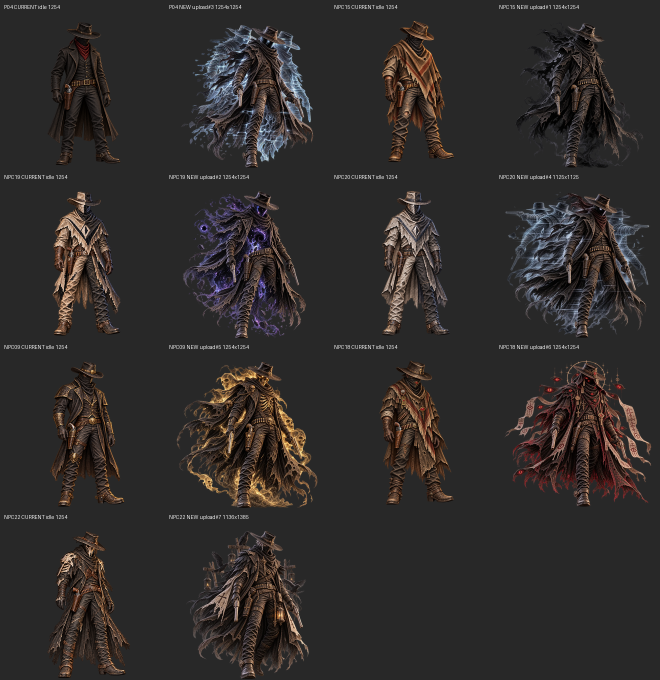
#> input picture artifacts/character-redesign-batch-ab/A_current_vs_new_dark.png, 1320 x 1360 px, given in place of idle.png, which was not available (shown at 1/2 size)
$ python build_review.py
#> lines starting #> are read from the running program, lines starting #| are printed output that depends on the picture; after the words box and inside, x2 and y2 are one past the last pixel; in counts of white or black regions, pixels touching at a corner belong together; pictures that were not available may be replaced by others from this repository, and a replacement may not be noted
"""Batch A+B identity-master candidate review. Read-only for production; writes evidence here."""
from pathlib import Path
import json, hashlib
import numpy as np
from PIL import Image, ImageDraw, ImageFilter

ROOT = Path(__file__).resolve().parents[2]
OUT = Path(__file__).resolve().parent
CAND = OUT / 'candidates'

# Mapping by visual feature (see report). The chat message listed uploads 1-4 as
# P04/NPC15/NPC19/NPC20, but the images themselves read as shadow/void/echo/echo.
TARGETS = [
    ('P04', '망령 사수', 'player/04', 3),
    ('NPC15', '그림자 사냥꾼', 'npc/15', 1),
    ('NPC19', '보이드 워커', 'npc/19', 2),
    ('NPC20', '에코 팬텀', 'npc/20', 4),
    ('NPC09', '황금 해골', 'npc/09', 5),
    ('NPC18', '레드 아이 오라클', 'npc/18', 6),
    ('NPC22', '창백한 기수', 'npc/22', 7),
]
STATED_ORDER = {1: 'P04', 2: 'NPC15', 3: 'NPC19', 4: 'NPC20', 5: 'NPC09', 6: 'NPC18', 7: 'NPC22'}
DARK, LIGHT = (40, 40, 40), (222, 222, 222)


def sha(p):
    return hashlib.sha256(p.read_bytes()).hexdigest()


def body_extent(img):
    """Hat top / boot bottom from the solid core (alpha>220), ignoring thin wisps."""
    a = np.array(img.getchannel('A'))
    solid = a > 220
    rows = solid.sum(1)
    ys = np.where(rows > 30)[0]
    top = int(ys.min())
    # boot: lowest row whose solid run is boot-wide and sits near the body's centre column
    cols = np.where(solid[top:top + 120].any(0))[0]
    hat_cx = int((cols.min() + cols.max()) / 2)
    bottom = top
    for y in range(a.shape[0] - 1, top, -1):
        xs = np.where(solid[y])[0]
        if len(xs) >= 40 and abs(np.median(xs) - hat_cx) < 260:
            bottom = y
            break
    return top, bottom, hat_cx


def quality(img):
    arr = np.array(img).astype(int)
    a = arr[..., 3]
    rgb = arr[..., :3]
    lum = rgb.mean(-1)
    semi = (a > 16) & (a < 200)
    edge = np.array(img.getchannel('A').filter(ImageFilter.FIND_EDGES)) > 40
    fringe = edge & (a > 16)
    red = (rgb[..., 0] > rgb[..., 1] + 45) & (rgb[..., 0] > rgb[..., 2] + 45) & (rgb[..., 0] > 120)
    h, w = a.shape
    border = np.concatenate([a[0], a[-1], a[:, 0], a[:, -1]])
    gray = np.array(img.convert('L')).astype(float)
    lap = gray[1:-1, 1:-1] * 4 - gray[:-2, 1:-1] - gray[2:, 1:-1] - gray[1:-1, :-2] - gray[1:-1, 2:]
    mask = a[1:-1, 1:-1] > 200
    return {
        'canvas': [w, h], 'mode': img.mode,
        'alpha_zero_pct': round(float((a == 0).mean() * 100), 1),
        'alpha_partial_pct': round(float(((a > 0) & (a < 255)).mean() * 100), 1),
        'true_alpha': bool((a == 0).mean() > 0.2),
        'bbox_alpha_gt24': list(Image.fromarray((a > 24).astype(np.uint8) * 255).getbbox()),
        'canvas_edge_pixels_alpha_gt24': int((border > 24).sum()),
        'fringe_white_pct': round(float((fringe & (lum > 215)).sum() / max(fringe.sum(), 1) * 100), 2),
        'fringe_black_matte_pct': round(float((fringe & (lum < 12) & (a < 200)).sum() / max(fringe.sum(), 1) * 100), 2),
        'semi_alpha_white_px': int((semi & (lum > 230)).sum()),
        'red_orange_fringe_pct': round(float((fringe & red).sum() / max(fringe.sum(), 1) * 100), 2),
        'sharpness_laplacian_var': round(float(lap[mask].var()), 1),
    }


def load(p):
    return Image.open(p).convert('RGBA')


rows = []
for id_, ko, folder, up in TARGETS:
    prod_p = ROOT / 'assets/images/characters/clarity' / folder / 'idle.png'
    cand_p = CAND / f'upload_{up}.webp'
    prod, cand = load(prod_p), load(cand_p)
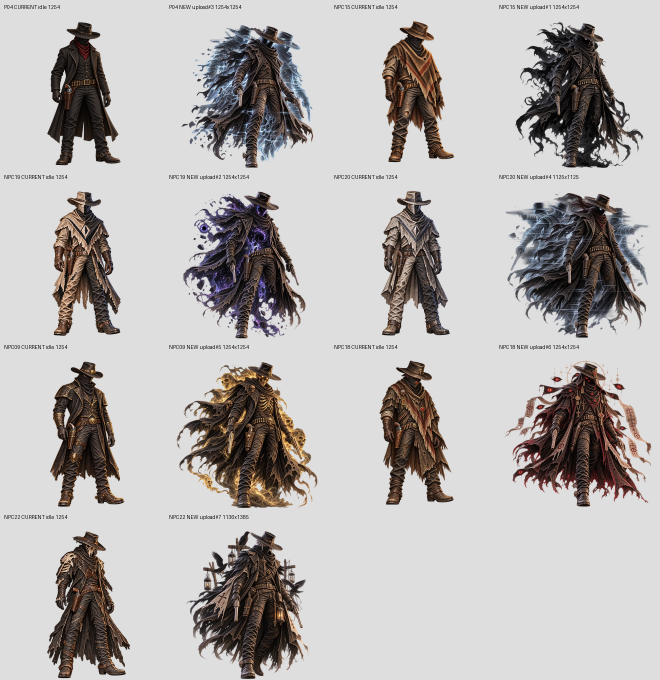
#> input picture artifacts/character-redesign-batch-ab/A_current_vs_new_light.png, 1320 x 1360 px, given in place of upload_3.webp, which was not available (shown at 1/2 size)
    pt, pb, pcx = body_extent(prod)
#> in body_extent, `a = np.array(img.getchannel('A'))`: a: shape (1360, 1320); every value is 255
#> in body_extent, `solid = a > 220`: solid: shape (1360, 1320) bool; every value is 1
#> in body_extent, `rows = solid.sum(1)`: rows = 1360 values from 1320 to 1320
#> in body_extent, `ys = np.where(rows > 30)[0]`: ys = 1360 values from 0 to 1359
#> in body_extent, `top = int(ys.min())`: top = 0
#> in body_extent, `cols = np.where(solid[top:top + 120].any(0))[0]`: cols = 1320 values from 0 to 1319
#> in body_extent, `hat_cx = int((cols.min() + cols.max()) / 2)`: hat_cx = 659
#> in body_extent, `bottom = top`: bottom = 0
#> pt = 0; pb = 1359; pcx = 659
    ct, cb, ccx = body_extent(cand)
#> ct = 0; cb = 1359; ccx = 659
    scale = (pb - pt) / (cb - ct)
#> scale = 1
    q = quality(cand)
#> in quality, `a = arr[..., 3]`: a: shape (1360, 1320) int64; every value is 255
#> in quality, `lum = rgb.mean(-1)`:
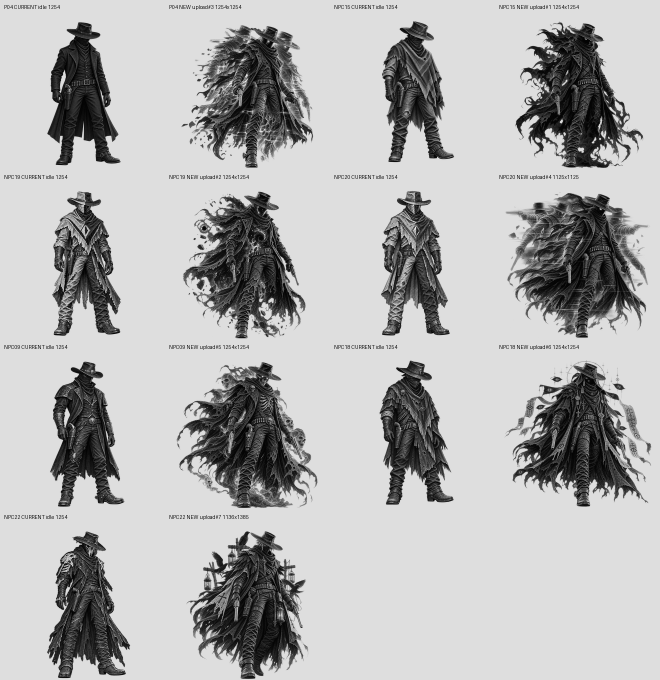
#> lum: shape (1360, 1320) float64 (shown at 1/2 size); min 0, max 255, mean 178.8
#> in quality, `semi = (a > 16) & (a < 200)`: semi: shape (1360, 1320) bool; every value is 0
#> in quality, `edge = np.array(img.getchannel('A').filter(ImageFilter.FIND_EDGES)) > 40`:
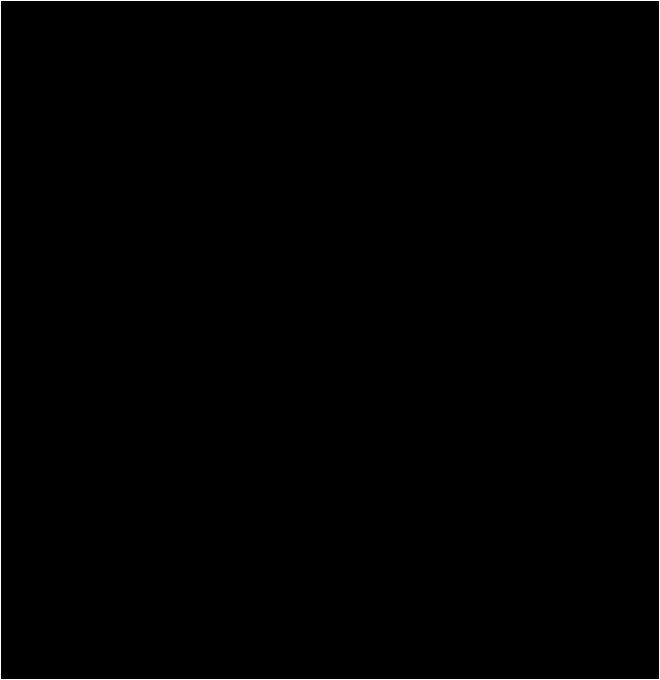
#> edge: shape (1360, 1320) bool (shown at 1/2 size); 0.3% white in thin lines or dots
#> in quality, `red = (rgb[..., 0] > rgb[..., 1] + 45) & (rgb[..., 0] > rgb[..., 2] + ..`:
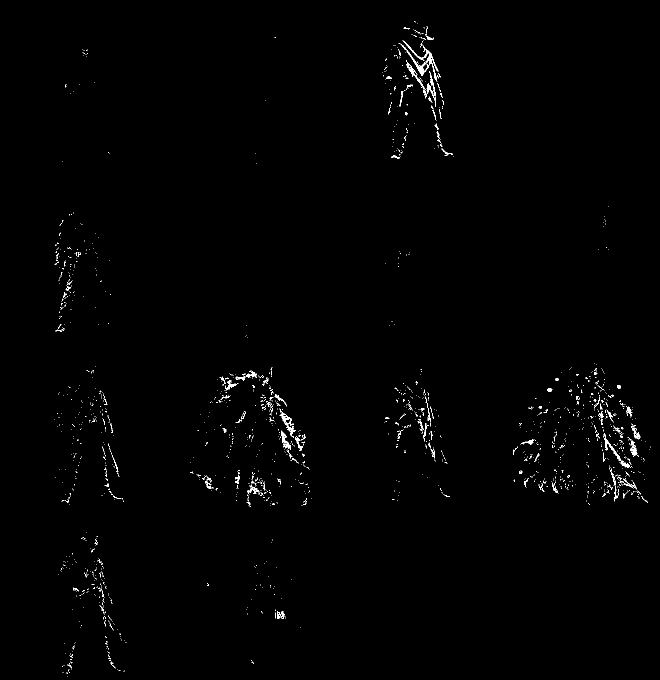
#> red: shape (1360, 1320) bool (shown at 1/2 size); 0.65% white in thin lines or dots, all inside (x1, y1, x2, y2) = (108, 43, 1302, 1353)
#> in quality, `border = np.concatenate([a[0], a[-1], a[:, 0], a[:, -1]])`: border = 5360 values from 255 to 255
#> in quality, `lap = gray[1:-1, 1:-1] * 4 - gray[:-2, 1:-1] - gray[2:, 1:-1] - gray[1..`:
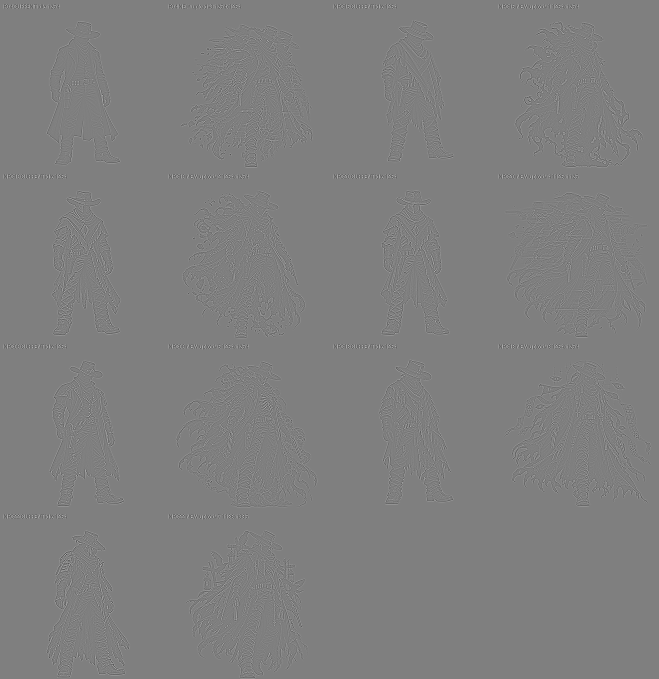
#> lap: shape (1358, 1318) float64 (shown at 1/2 size); min -570, max 569, mean 0; drawn with min black and max white
#> in quality, `mask = a[1:-1, 1:-1] > 200`: mask: shape (1358, 1318) bool; every value is 1
#> q = 12 items
    bx = q['bbox_alpha_gt24']
#> bx = [0, 0, 1320, 1360]
    # placement on 1254 canvas: boot bottom -> production boot bottom, hat centre -> production hat centre
    s = min(scale, 1.0)
#> s = 1
    dx, dy = pcx - ccx * s, pb - cb * s
#> dx = 0; dy = 0
    placed = [bx[0] * s + dx, bx[1] * s + dy, bx[2] * s + dx, bx[3] * s + dy]
#> placed = [0, 0, 1320, 1360]
#> (the run stopped early here; a loop or call above may not have finished)
